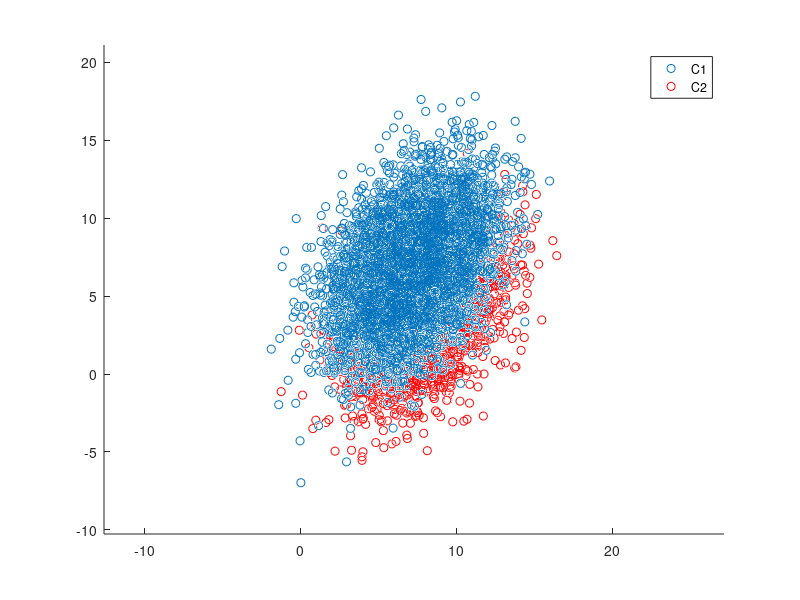

The MATLAB script that drew this image: (Note: this script raises an error after producing the figure.)
load ('donnees1.mat')

close all
figure('Name','Echantillons');
hold on

axis equal
scatter3(C1(:, 1), C1(:,2),C1(:, 3))
scatter3(C2(:, 1), C2(:,2),C2(:, 3), 'r')
legend('C1','C2');

mean(C1)
mean(C2)
hold off

mcost = [1 0; 0 1];

sizeC1 = length(C1);
sizeC2 = length(C2);

%% MAP

nbIter = 100;
sizeTrain = 100;
nbC1Erreur = zeros(nbIter);
nbC2Erreur = zeros(nbIter);
erreurmoyenne = zeros(nbIter);
for i=1:nbIter
    sizeC1train = length(C1) * 10 / 100;
    C1Indice = randperm(sizeC1, sizeC1);
    TrainC1Indice = C1Indice(1:sizeC1train);
    TrainC1 = C1(TrainC1Indice,:);
    muC1Train = mean(TrainC1);
    sigmaC1Train = cov(TrainC1);
    
    sizeC2train = length(C2) * 10 / 100;
    C2Indice = randperm(sizeC2,sizeC2);
    TrainC2Indice = C2Indice(1:sizeC2train);
    TrainC2 = C2(TrainC2Indice,:);
    muC2Train = mean(TrainC2);
    sigmaC2Train = cov(TrainC2);
    
    TestC2Indice =  C2Indice(sizeC2train+1:sizeC2);
    TestC1Indice =  C1Indice(sizeC1train+1:sizeC1);
    
    TestC2 =  [C2(TestC2Indice,:); C2(TestC2Indice,:)];
    TestC1 = [C1(TestC1Indice,:); C1(TestC1Indice,:)];
    
    ResC2 = MyClassifBayesien(TestC2,muC2Train,sigmaC2Train,muC1Train,sigmaC1Train,mcost, sizeC2, sizeC1);
    ResC1 = MyClassifBayesien(TestC1,muC2Train,sigmaC2Train,muC1Train,sigmaC1Train,mcost, sizeC2, sizeC1);
    nbC1Erreur(i) = sum(ResC1) ./ (length(TestC2) + length(TestC1)) * 100;
    nbC2Erreur(i) = (size(ResC2,1)-sum(ResC2)) ./ (length(TestC2) + length(TestC1)) * 100;
    
    erreurmoyenne(i) = ((nbC1Erreur(i) * length(TestC1)) + (nbC2Erreur(i) * length(TestC2)))./ (length(TestC1) + length(TestC2));
end;

figure('Name','Erreur');
hold on
plot(1:nbIter,nbC1Erreur,'b')
plot(1:nbIter,nbC2Erreur, 'r')
plot(1:nbIter, erreurmoyenne,'g')
hold off

%% ACP
echantillons_total = [C1;C2];
figure('Name','Echantillons Total + Projection des classes');
scatter3(echantillons_total(:,1),echantillons_total(:,2),echantillons_total(:,3),'g');

[acp, C, moy] = CalculACP(echantillons_total);

W2 = transpose([acp(:,1),acp(:,2)]);
%figure('Name','Projection des Classes');
hold on
C1Proj = transpose(W2 * C1')
C2Proj = transpose(W2*C2')
scatter(C1Proj(:,1),C1Proj(:,2),'b')
scatter(C2Proj(:,1),C2Proj(:,2),'r')

sizeC1Proj = length(C1Proj);
sizeC2Proj = length(C2Proj);

nbIter = 100;
sizeTrain = 100;
nbC1Erreur = zeros(nbIter);
nbC2Erreur = zeros(nbIter);
erreurmoyenne = zeros(nbIter);
for i=1:nbIter
    sizeC1train = sizeC1Proj * 10 / 100;
    C1Indice = randperm(sizeC1Proj, sizeC1Proj);
    TrainC1Indice = C1Indice(1:sizeC1train);
    TrainC1 = C1Proj(TrainC1Indice,:);
    muC1Train = mean(TrainC1);
    sigmaC1Train = cov(TrainC1);
    
    sizeC2train = sizeC2Proj * 10 / 100;
    C2Indice = randperm(sizeC2Proj,sizeC2Proj);
    TrainC2Indice = C2Indice(1:sizeC2train);
    TrainC2 = C2Proj(TrainC2Indice,:);
    muC2Train = mean(TrainC2);
    sigmaC2Train = cov(TrainC2);
    
    TestC2Indice =  C2Indice(sizeC2train+1:sizeC2Proj);
    TestC1Indice =  C1Indice(sizeC1train+1:sizeC1Proj);
    
    TestC2 =  [C2Proj(TestC2Indice,:); C2Proj(TestC2Indice,:)];
    TestC1 = [C1Proj(TestC1Indice,:); C1Proj(TestC1Indice,:)];
    
    ResC2 = MyClassifBayesien(TestC2,muC2Train,sigmaC2Train,muC1Train,sigmaC1Train,mcost, sizeC2Proj, sizeC1Proj);
    ResC1 = MyClassifBayesien(TestC1,muC2Train,sigmaC2Train,muC1Train,sigmaC1Train,mcost, sizeC2Proj, sizeC1Proj);
    nbC1Erreur(i) = sum(ResC1) ./ (length(TestC2) + length(TestC1)) * 100;
    nbC2Erreur(i) = (size(ResC2,1)-sum(ResC2)) ./ (length(TestC2) + length(TestC1)) * 100;
    
    erreurmoyenne(i) = ((nbC1Erreur(i) * length(TestC1)) + (nbC2Erreur(i) * length(TestC2)))./ (length(TestC1) + length(TestC2));
end;
figure('Name','Erreur Apres ACP');
hold on
plot(1:nbIter,nbC1Erreur,'b')
plot(1:nbIter,nbC2Erreur, 'r')
plot(1:nbIter, erreurmoyenne,'g')
hold off